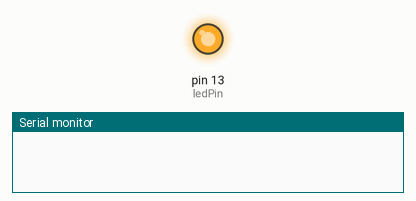
This sketch was run on a simulated Arduino Uno, built with avr-gcc and run on an emulated ATmega328P. Shown: output pins drawn as LEDs (lit = HIGH), the last lines printed to the serial monitor.

Above: at 0.2 s.
At 7.0 s:
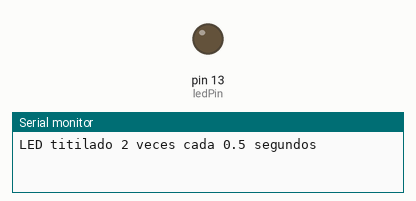
Timing chart, 0 to 10.4 s (numbered marks = the images above):
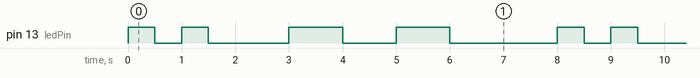

Measured:
- by itself, pin 13 (ledPin): repeats every 8.0 s: LOW 0.50 s, HIGH 0.50 s, LOW 1.5 s, HIGH 1.0 s, LOW 1.0 s, HIGH 1.0 s, LOW 2.0 s, HIGH 0.50 s
- by itself, everything shown: repeats every 8.0 s, in 8 steps

The sketch:

ej_1.0.ino
```cpp
// C++ code
/*Ejercicio 1-0
Ejercicio en clase. Compartir un proyecto de tinkercad con apellido y nombre en el código del
proyecto y una placa arduino.
hacer titilar la led de dos maneras distintas,
primero dos veces cada 1 seg y luego 2 veces cada medio segundo y volver a repetir.
definir al menos dos variables y mostrar en el monitor serial lo que está ocurriendo.
*/

int ledPin = LED_BUILTIN;  // Pin al que está conectado el LED (generalmente es el pin 13)
int repetitions = 2;       // Número de repeticiones

void setup()
{
  pinMode(ledPin, OUTPUT);
  Serial.begin(9600);  // Inicializa la comunicación con el monitor serial
}

void loop()
{
  for (int i = 0; i < repetitions; i++) {
    digitalWrite(ledPin, HIGH);
    delay(500);  // Enciende el LED durante 0.5 segundos
    digitalWrite(ledPin, LOW);
    delay(500);  // Apaga el LED durante 0.5 segundos
  }
  Serial.println("LED titilado 2 veces cada 0.5 segundos");

  delay(1000);  // Espera 1 segundo antes de la siguiente secuencia

  for (int i = 0; i < repetitions; i++)
  {
    digitalWrite(ledPin, HIGH);
    delay(1000);  // Enciende el LED durante 1 segundo
    digitalWrite(ledPin, LOW);
    delay(1000);  // Apaga el LED durante 1 segundo
  }
  Serial.println("LED titilado 2 veces cada 1 segundo");

  delay(1000);  // Espera 1 segundo antes de la siguiente secuencia
}
```
